Frame 1 (no input): blank canvas, image omitted
Frame 60 (the mouse pressed at the canvas centre just before this capture): blank canvas, image omitted
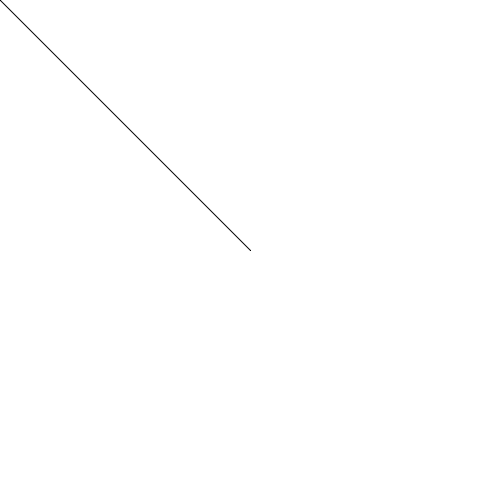
Frame 120 (the mouse held since frame 60 and released just before this capture)

The Processing sketch whose frames 1 and 60 were blank and that drew this single picture after the mouse press (run headless with seeded random() and noise(); from frame 60 on, the mouse is pressed at the canvas centre):

// Processing sketch: Paint1
// ── Paint1.pde
float oldX = 0;
float oldY = 0;

color black= color(0);

void setup() {
  
  size(500, 500);
  background(255);
}

void draw() {

  stroke(black);
  strokeWeight(1);

  line(mouseX, mouseY, oldX, oldY);
 
  oldX=mouseX;
  oldY=mouseY;
}
